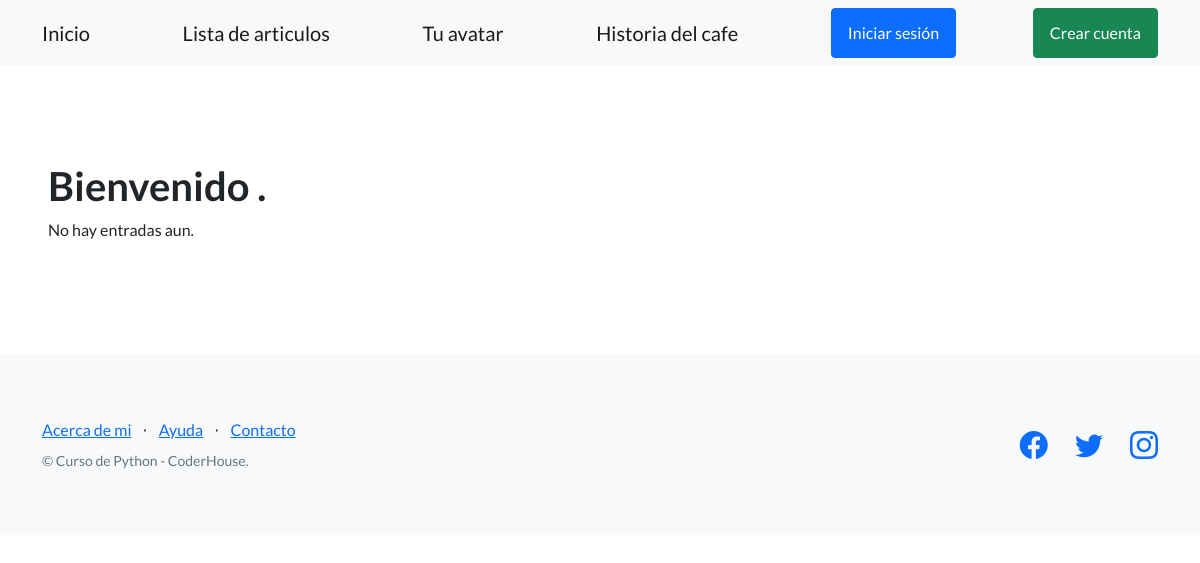
/, run on an earlier commit of the app's database.
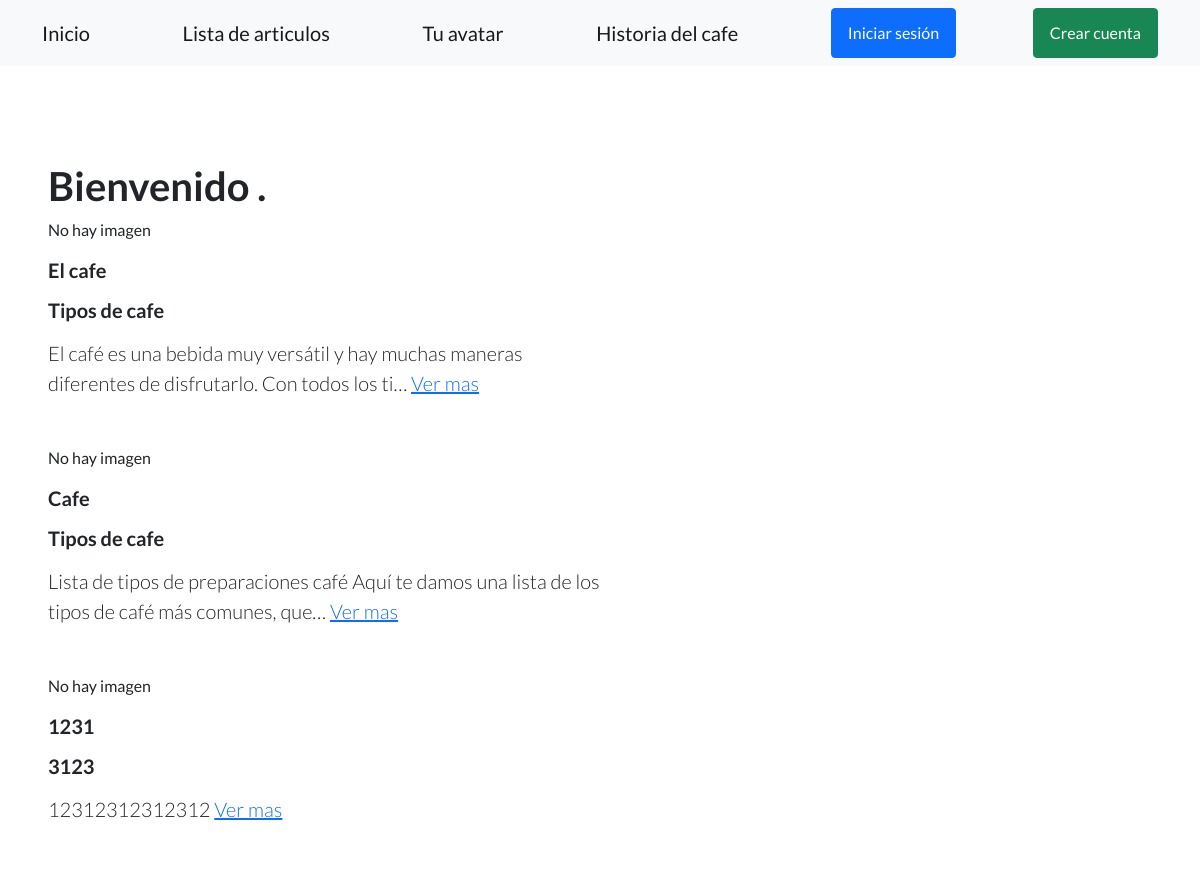
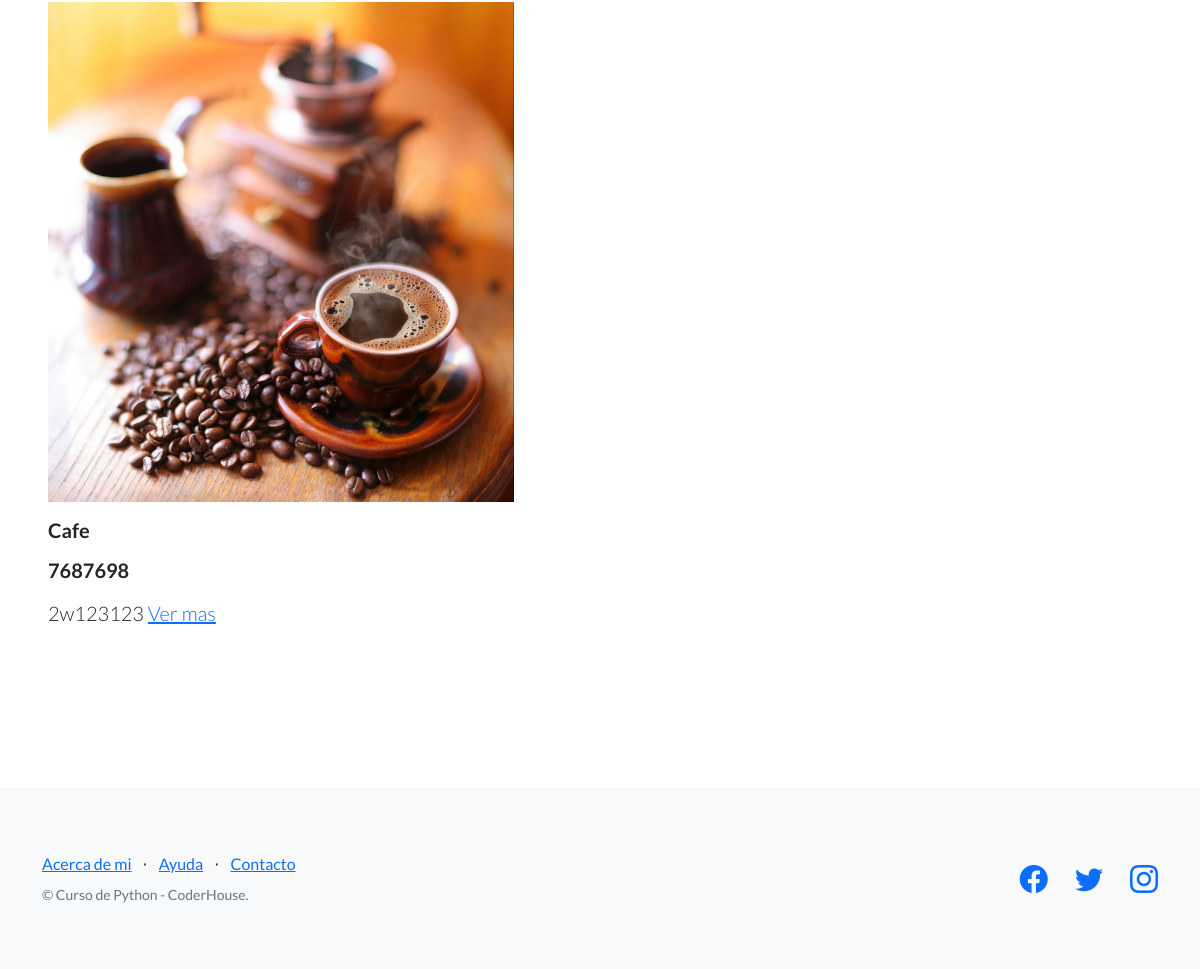
And on a later commit of the database (2 pictures, top to bottom).
### AppBlog/models.py (models this page shows, shortened)
class Articulo(models.Model):
    autor = models.ForeignKey(User, on_delete=models.SET_NULL, null=True)
    titulo = models.CharField(max_length=256)
    sub_titulo = models.CharField(max_length=256)
    fecha = models.DateField()
    contenido = models.TextField()
    imagen = models.ImageField(upload_to='articulo_imagenes/', null=True, blank=True)

### Pro_web/views.py (the view)
# urls.py: path('', views.ArticuloIndexListView.as_view(), name="inicio"),
class ArticuloIndexListView(ListView):
    model = Articulo
    template_name = 'AppBlog/index.html'
    context_object_name = 'articulos'
    def get_context_data(self, **kwargs):
        context = super().get_context_data(**kwargs)
        context['cantidad_articulos'] = self.get_queryset().count()
        return context

### AppBlog/templates/AppBlog/index.html
{% extends "AppBlog/base.html" %}
{% block contenido %}
<section>
  <div>
    <h1>Bienvenido {{ user.first_name }}.</h1>
    {% if cantidad_articulos > 0 %}
      <table class="table">
        <tbody>
          {% for articulo in articulos|slice:":5" %}
          <div class="col-lg-6 order-lg-1 my-auto showcase-text">
            <p>
              {% if articulo.imagen %}
              <img src="{{ articulo.imagen.url }}" alt="Imagen del articulo" style="max-height: 500px;">
              {% else %}
              No hay imagen
              {% endif %}
            </p>
            <p>
              <h5>{{ articulo.titulo }}</h5>
            </p>
            <p>
              <h5>{{ articulo.sub_titulo }}</h5>
            </p>
            <p
              class="lead mb-5">{{ articulo.contenido|truncatechars:100 }} <a href="{% url 'ver_articulo' articulo.id %}">Ver mas</a>
            </p>
          </div>
            {% endfor %}
        </tbody>
      </table>
    {% else %}
      <p>No hay entradas aun.</p>
    {% endif %}
  </div>
</section>
{% endblock contenido %}

### AppBlog/templates/AppBlog/base.html (shortened to what this page needs)
{% load static %}
<!DOCTYPE html>
<html lang="en">
    <head>
        <link href="https://cdn.jsdelivr.net/npm/bootstrap-icons@1.5.0/font/bootstrap-icons.css" rel="stylesheet" type="text/css" />
        <link href="{%static 'css/styles.css' %}" rel="stylesheet" />
    </head>
    <body>
        <nav class="navbar navbar-light bg-light static-top">
            <div class="container">
                <a class="navbar-brand" href="{% url 'inicio' %}">Inicio</a>
                <a class="navbar-brand" href="{% url 'articulo_list' %}">Lista de articulos</a>
                <a class="navbar-brand" href="{% url 'ver_avatar' %}">Tu avatar</a>
                <a class="navbar-brand" href="{% url 'historia_del_cafe' %}">Historia del cafe</a>
                {% if user.is_authenticated %}
                <div class="dropdown">
                    <button class="btn btn-secondary dropdown-toggle" type="button" id="dropdownMenuButton1" data-bs-toggle="dropdown" aria-expanded="false">
                        <div style="display: inline-flex;">
                            <span>{{ user.username }}</span>
                        </div>
                    </button>
                    <ul class="dropdown-menu" aria-labelledby="dropdownMenuButton1">
                        <li>
                            <a class="dropdown-item" href="{% url 'editar_perfil' %}">Editar mis datos</a>
                        </li>
                        <li>
                            <a class="dropdown-item" href="{% url 'agregar_avatar' %}">Agregar avatar</a>
                        </li>
                        <li>
                            <a class="dropdown-item" href="{% url 'eliminar_avatar' %}">Eliminar avatar</a>
                        </li>
                        <li>
                            <a class="dropdown-item" href="{% url 'logout' %}"><strong>Cerrar Sesion</strong></a>
                        </li>
                    </ul>
                    </div>
                </div>
                {% else %}
                <a class="btn btn-primary" href="{% url 'login' %}">Iniciar sesión</a>
                <a class="btn btn-success" href="{% url 'registro' %}">Crear cuenta</a>
                {% endif %}
            </div>
         </nav>
        <section style="padding:6rem 3rem;">
        {% block contenido %}
        {% endblock contenido %}
        </section>
        <footer class="footer bg-light">
            <div class="container">
                <div class="row">
                    <div class="col-lg-6 h-100 text-center text-lg-start my-auto">
                        <ul class="list-inline mb-2">
                            <li class="list-inline-item"><a href="{% url 'sobre_mi' %}">Acerca de mi</a></li>
                            <li class="list-inline-item">⋅</li>
                            <li class="list-inline-item"><a href="#!">Ayuda</a></li>
                            <li class="list-inline-item">⋅</li>
                            <li class="list-inline-item"><a href="#!">Contacto</a></li>
                        </ul>
                        <p class="text-muted small mb-4 mb-lg-0">&copy; Curso de Python - CoderHouse.</p>
                    </div>
                    <div class="col-lg-6 h-100 text-center text-lg-end my-auto">
                        <ul class="list-inline mb-0">
                            <li class="list-inline-item me-4">
                                <a href="#!"><i class="bi-facebook fs-3"></i></a>
                            </li>
                            <li class="list-inline-item me-4">
                                <a href="#!"><i class="bi-twitter fs-3"></i></a>
                            </li>
                            <li class="list-inline-item">
                                <a href=""><i class="bi-instagram fs-3"></i></a>
                            </li>
                        </ul>
                    </div>
                </div>
            </div>
        </footer>
    </body>
</html>

What changed in the data, as far as the page shows it:
added Articulo: imagen "No hay imagen", titulo "El cafe", sub_titulo "Tipos de cafe", contenido "El café es una bebida muy versátil y hay muchas maneras diferentes de disfrutarlo. Con todos los ti…"
added Articulo: imagen "No hay imagen", titulo "Cafe", sub_titulo "Tipos de cafe", contenido "Lista de tipos de preparaciones café Aquí te damos una lista de los tipos de café más comunes, que…"
added Articulo: imagen "No hay imagen", titulo "1231", sub_titulo "3123", contenido "12312312312312"
added Articulo: imagen (picture), titulo "Cafe", sub_titulo "7687698", contenido "2w123123"
Also different on the page:
text no longer shown: "No hay entradas aun."
